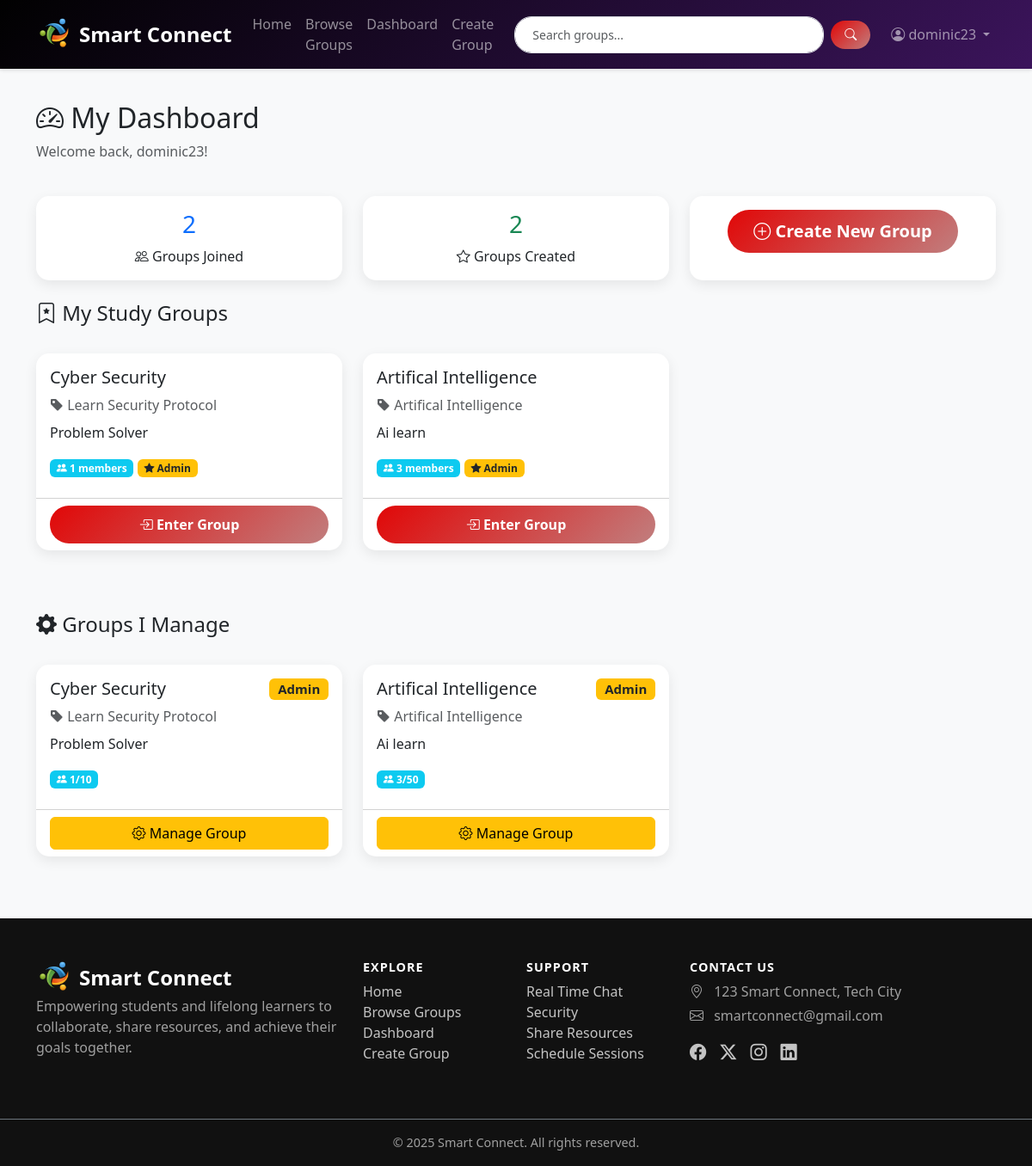
The page /dashboard/ (signed in) on the database its author committed.
### groups/models.py (models this page shows, shortened)
class StudyGroup(models.Model):
    name = models.CharField(max_length=200)
    subject = models.CharField(max_length=100)
    description = models.TextField()
    created_by = models.ForeignKey(User, on_delete=models.CASCADE, related_name='created_groups')
    members = models.ManyToManyField(User, related_name='joined_groups', blank=True)
    created_at = models.DateTimeField(auto_now_add=True)
    max_members = models.IntegerField(default=50)
    is_private = models.BooleanField(default=False)
    class Meta:
        ordering = ['-created_at']

### groups/views.py (the view)
# urls.py: path('dashboard/', views.dashboard, name='dashboard'),
@login_required
def dashboard(request):
    my_groups = request.user.joined_groups.all()
    created_groups = request.user.created_groups.all()
    return render(request, 'groups/dashboard.html', {
        'my_groups': my_groups,
        'created_groups': created_groups
    })

### groups/templates/groups/dashboard.html (shortened to what this page needs)
{% extends 'base.html' %}
{% block content %}
<div class="container my-5">
    <div class="row mb-4">
        <div class="col-12">
            <h2><i class="bi bi-speedometer2"></i> My Dashboard</h2>
            <p class="text-muted">Welcome back, {{ user.username }}!</p>
        </div>
    </div>
    <div class="row mb-4">
        <div class="col-md-4">
            <div class="card text-center">
                <div class="card-body">
                    <h3 class="text-primary">{{ my_groups.count }}</h3>
                    <p class="mb-0"><i class="bi bi-people"></i> Groups Joined</p>
                </div>
            </div>
        </div>
        <div class="col-md-4">
            <div class="card text-center">
                <div class="card-body">
                    <h3 class="text-success">{{ created_groups.count }}</h3>
                    <p class="mb-0"><i class="bi bi-star"></i> Groups Created</p>
                </div>
            </div>
        </div>
        <div class="col-md-4">
            <div class="card text-center">
                <div class="card-body">
                    <a href="{% url 'create_group' %}" class="btn btn-primary btn-lg">
                        <i class="bi bi-plus-circle"></i> Create New Group
                    </a>
                </div>
            </div>
        </div>
    </div>
    <div class="row">
        <div class="col-12 mb-4">
            <h4><i class="bi bi-bookmark-star"></i> My Study Groups</h4>
        </div>
        {% for group in my_groups %}
        <div class="col-md-6 col-lg-4 mb-4">
            <div class="card h-100">
                <div class="card-body">
                    <h5 class="card-title">{{ group.name }}</h5>
                    <p class="text-muted mb-2">
                        <i class="bi bi-tag-fill"></i> {{ group.subject }}
                    </p>
                    <p class="card-text">{{ group.description|truncatewords:20 }}</p>
                    <div class="mb-2">
                        <span class="badge bg-info">
                            <i class="bi bi-people-fill"></i> {{ group.members.count }} members
                        </span>
                        {% if group.created_by == user %}
                        <span class="badge bg-warning text-dark">
                            <i class="bi bi-star-fill"></i> Admin
                        </span>
                        {% endif %}
                    </div>
                </div>
                <div class="card-footer bg-transparent">
                    <a href="{% url 'group_detail' group.pk %}" class="btn btn-primary w-100">
                        <i class="bi bi-box-arrow-in-right"></i> Enter Group
                    </a>
                </div>
            </div>
        </div>
        {% endfor %}
    </div>
    {% if created_groups %}
    <div class="row mt-5">
        <div class="col-12 mb-4">
            <h4><i class="bi bi-gear-fill"></i> Groups I Manage</h4>
        </div>
        {% for group in created_groups %}
        <div class="col-md-6 col-lg-4 mb-4">
            <div class="card h-100 border-warning">
                <div class="card-body">
                    <h5 class="card-title">
                        {{ group.name }}
                        <span class="badge bg-warning text-dark float-end">Admin</span>
                    </h5>
                    <p class="text-muted mb-2">
                        <i class="bi bi-tag-fill"></i> {{ group.subject }}
                    </p>
                    <p class="card-text">{{ group.description|truncatewords:20 }}</p>
                    <div class="mb-2">
                        <span class="badge bg-info">
                            <i class="bi bi-people-fill"></i> {{ group.members.count }}/{{ group.max_members }}
                        </span>
                    </div>
                </div>
                <div class="card-footer bg-transparent">
                    <a href="{% url 'group_detail' group.pk %}" class="btn btn-warning w-100">
                        <i class="bi bi-gear"></i> Manage Group
                    </a>
                </div>
            </div>
        </div>
        {% endfor %}
    </div>
    {% endif %}
</div>
{% endblock %}

### groups/templates/base.html (shortened to what this page needs)
{% load static %}
<!DOCTYPE html>
<html lang="en">
<head>
    <link href="https://cdnjs.cloudflare.com/ajax/libs/bootstrap/5.3.2/css/bootstrap.min.css" rel="stylesheet">
    <link href="https://cdnjs.cloudflare.com/ajax/libs/bootstrap-icons/1.11.1/font/bootstrap-icons.min.css" rel="stylesheet">
</head>
<body>
<nav class="navbar navbar-expand-lg navbar-dark fixed-top">
    <div class="container">
        <a class="navbar-brand d-flex align-items-center gap-2" href="{% url 'home' %}">
    <img src="{% static 'images/logo.png' %}" alt="Smart Connect Logo" class="navbar-logo">
    <span>Smart Connect</span>
</a>
        <div class="collapse navbar-collapse" id="navbarNav">
            <ul class="navbar-nav me-auto">
                <li class="nav-item"><a class="nav-link" href="{% url 'home' %}">Home</a></li>
                <li class="nav-item"><a class="nav-link" href="{% url 'browse_groups' %}">Browse Groups</a></li>
                {% if user.is_authenticated %}
                <li class="nav-item"><a class="nav-link" href="{% url 'dashboard' %}">Dashboard</a></li>
                <li class="nav-item"><a class="nav-link" href="{% url 'create_group' %}">Create Group</a></li>
                {% endif %}
            </ul>
<form method="get" action="{% url 'browse_groups' %}"
      class="d-flex align-items-center mx-lg-3 my-2 my-lg-0 navbar-search">
    <input type="text"
           name="q"
           class="form-control form-control-sm me-2 search-box"
           placeholder="Search groups..."
           value="{{ request.GET.q }}">
    <button class="btn btn-primary btn-sm px-3" type="submit">
        <i class="bi bi-search"></i>
    </button>
</form>
            <ul class="navbar-nav ms-auto">
                {% if user.is_authenticated %}
                <li class="nav-item dropdown">
                    <a class="nav-link dropdown-toggle" href="#" role="button" data-bs-toggle="dropdown">
                        <i class="bi bi-person-circle"></i> {{ user.username }}
                    </a>
                </li>
                {% else %}
                <li class="nav-item"><a class="nav-link" href="{% url 'login' %}">Login</a></li>
                <li class="nav-item"><a class="nav-link" href="{% url 'register' %}">Register</a></li>
                {% endif %}
            </ul>
        </div>
    </div>
</nav>
<main class="flex-fill">
    {% block content %}{% endblock %}
</main>
<footer class="footer mt-auto">
    <div class="container py-5">
        <div class="row g-4">
            <div class="col-lg-4 col-md-6">
                <a class="navbar-brand d-flex align-items-center gap-2" href="{% url 'home' %}">
    <img src="{% static 'images/logo.png' %}" alt="Smart Connect Logo" class="navbar-logo">
    <span>Smart Connect</span></a>
                <p class="text-muted">
                    Empowering students and lifelong learners to collaborate, share resources,
                    and achieve their goals together.
                </p>
            </div>
            <div class="col-lg-2 col-md-6">
                <h5>Explore</h5>
                <ul class="list-unstyled">
                    <li><a href="{% url 'home' %}" class="footer-link">Home</a></li>
                    <li><a href="{% url 'browse_groups' %}" class="footer-link">Browse Groups</a></li>
                    {% if user.is_authenticated %}
                    <li><a href="{% url 'dashboard' %}" class="footer-link">Dashboard</a></li>
                    <li><a href="{% url 'create_group' %}" class="footer-link">Create Group</a></li>
                    {% endif %}
                </ul>
            </div>
            <div class="col-lg-2 col-md-6">
                <h5>Support</h5>
                <ul class="list-unstyled">
                    <li  class="footer-link">Real Time Chat</li>
                    <li class="footer-link">Security</li>
                    <li class="footer-link">Share Resources</li>
                    <li class="footer-link">Schedule Sessions</li>
                </ul>
            </div>
            <div class="col-lg-4 col-md-6">
                <h5>Contact Us</h5>
                <p class="text-muted mb-1"><i class="bi bi-geo-alt me-2"></i> 123 Smart Connect, Tech City</p>
                <p class="text-muted mb-1"><i class="bi bi-envelope me-2"></i> smartconnect@gmail.com</p>
                <div class="social-icons d-flex gap-3 mt-3">
                    <a href="https://www.facebook.com/"><i class="bi bi-facebook"></i></a>
                    <a href="https://x.com/"><i class="bi bi-twitter-x"></i></a>
                    <a href="https://www.instagram.com/"><i class="bi bi-instagram"></i></a>
                    <a href="https://in.linkedin.com/"><i class="bi bi-linkedin"></i></a>
                </div>
            </div>
        </div>
    </div>
    <div class="text-center py-3 border-top border-secondary">
        <p class="mb-0 text-muted" style="font-size: 0.9rem;">
            &copy; 2025 Smart Connect. All rights reserved.
        </p>
    </div>
</footer>
</body>
</html>

### groups/templates/base.html (style rules this page uses)
:root { --primary-color: #4a5fc1; --secondary-color: #6c757d; --success-color: #28a745; --info-color: #17a2b8; --warning-color: #ffc107; --danger-color: #dc3545; --dark-bg: #111; }
html { scroll-behavior: smooth; scroll-padding-top: 80px; }
body { padding-top: 70px; font-family: 'Segoe UI', Tahoma, Geneva, Verdana, sans-serif; background-color: #f8f9fa; min-height: 100vh; display: flex; flex-direction: column; }
.navbar { background: linear-gradient(135deg, #010101 0%, #3b145b 100%); box-shadow: 0 2px 4px rgba(0,0,0,.1); min-height: 60px; }
.navbar-brand { font-weight: 700; font-size: 1.5rem; }
.card { border: none; border-radius: 15px; box-shadow: 0 5px 15px rgba(0,0,0,.08); transition: transform 0.3s ease, box-shadow 0.3s ease; height: 100%; }
.btn-primary { background: linear-gradient(135deg, #e10707 0%, #c17e7e 100%); border: none; border-radius: 25px; padding: 10px 30px; font-weight: 600; transition: all 0.3s ease; }
.search-box { border-radius: 25px; padding: 10px 20px; }
.footer { background-color: var(--dark-bg); color: #ffffff; }
.footer h5 { color: #ffffff; font-weight: 600; text-transform: uppercase; font-size: 0.9rem; letter-spacing: 1px; }
.footer-link { color: rgba(255, 255, 255, 0.75); text-decoration: none; transition: color 0.3s; }
.social-icons a { font-size: 1.2rem; color: rgba(255, 255, 255, 0.75); transition: transform 0.3s, color 0.3s; display: inline-block; }
.footer .text-muted { color: rgba(255, 255, 255, 0.6) !important; }
.navbar-logo { height: 36px; width: auto; object-fit: contain; }
@media (min-width: 992px) { .navbar-logo { height: 42px; } }
.navbar-search input, .navbar-search select { border-radius: 20px; min-width: 220px; }
.navbar-search input { max-width: 360px; width: 360px; }
.navbar-search button { border-radius: 20px; white-space: nowrap; padding: 6px 18px; }

### rows shown on the page
StudyGroup: name "Cyber Security", subject "Learn Security Protocol", description "Problem Solver", members.count "1", shows "Admin", max_members "10"
StudyGroup: name "Artifical Intelligence", subject "Artifical Intelligence", description "Ai learn", members.count "3", shows "Admin", max_members "50"

### other values the page prints
{{ user.username }} "dominic23"
{{ my_groups.count }} "2"
{{ created_groups.count }} "2"
